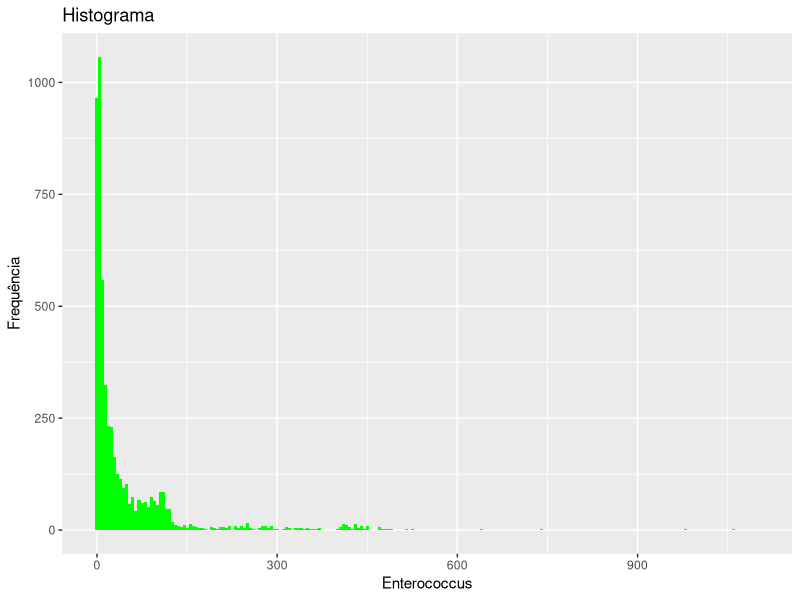
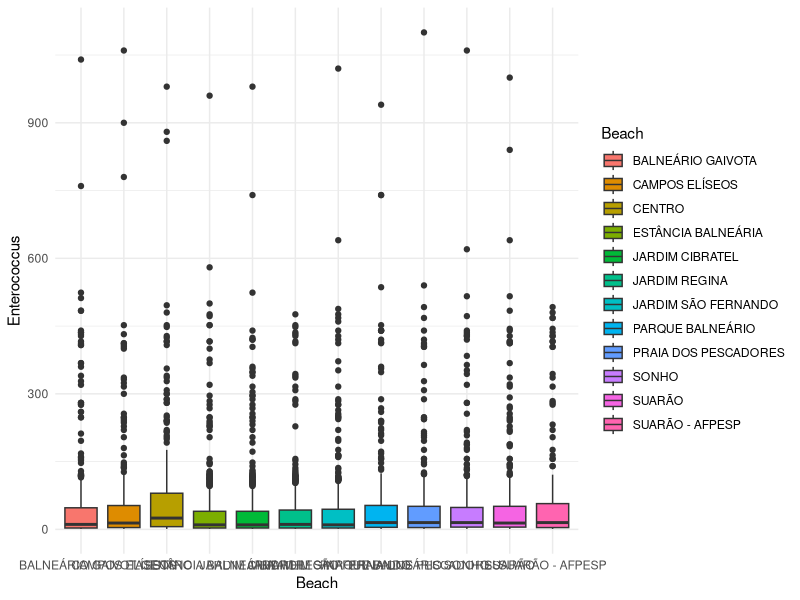

Source code (R) for these figures, in order:
setwd("C:\\Users\\Joao\\Documents\\R")
library(readxl)
library(tidyverse)
exl = read_excel('sp_beaches.xlsx') %>% filter(City == "ITANHAÉM") %>%
  mutate(Enterococcus = as.numeric(Enterococcus)) %>% 
  group_by(Beach)

p = exl %>% ggplot(aes(x = Enterococcus)) +
  geom_histogram(fill = "green",
                 alpha=1,
                 binwidth = 5,
                 position = 'identity') +
  labs(
    title = "Histograma",
    x = "Enterococcus",
    y = "Frequência",
  )

p

box = exl %>% ggplot(aes(x = Beach, y = Enterococcus, fill = Beach)) +
  theme_minimal() +
  geom_boxplot()

box